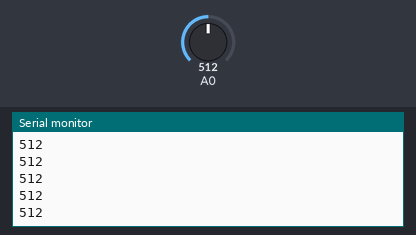
Bench run of a sketch on a simulated Arduino Uno, built for the host (arithmetic inside an expression is 32-bit, double 64-bit). Shown: the last lines printed to the serial monitor. Inputs (shaded band) come from the test bench; at power-on: A0 = 512.

Above: at 1.2 s.
1.3 s: A0 set to 716
At 1.4 s:
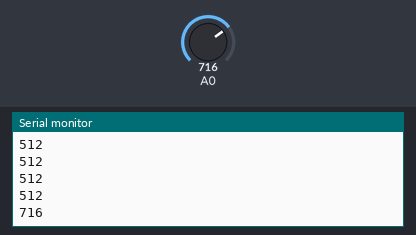
2.8 s: A0 set to 900
At 2.8 s:
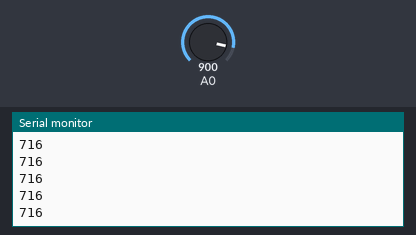
Timing chart, 0 to 5.8 s (numbered marks = the images above; inputs shaded):
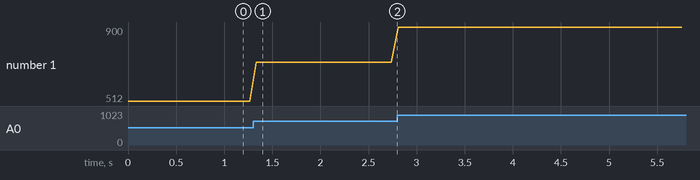

The sketch:

adc.ino
```cpp
//NOTE:- I am using Atmega32A, not Atmega328P at 1MHz
#include <avr/io.h>
#include <avr/interrupt.h>
////////////////////////////////////////////////////////
void initializeADC();
////////////////////////////////////////////////////////
int main()
{
  init();
  Serial.begin(9600);
  initializeADC();
  sei();


  while (1)
  {
    ADCSRA |= (1 << ADSC);
    while (!(ADCSRA & (1 << ADIF)));
    ADCSRA |= (1 << ADIF);
    Serial.println(ADC); //Task 1
    _delay_ms(70);
  }
  return 0;
}
/////////////////////////////////////////////////////////////////////
void initializeADC()
{
  DDRA = 0x0;
  ADMUX = _BV(REFS0);
  ADCSRA = _BV(ADEN) | _BV(ADPS1) | _BV(ADPS0);
}
/////////////////////////////////////////////////////////////////////
```

Measured:
- after the input at 1.3 s, the serial monitor: prints a new line at once (image 1)
- plotted number 1: 512 → 716 after the input at 1.3 s, 716 → 900 after the input at 2.8 s
